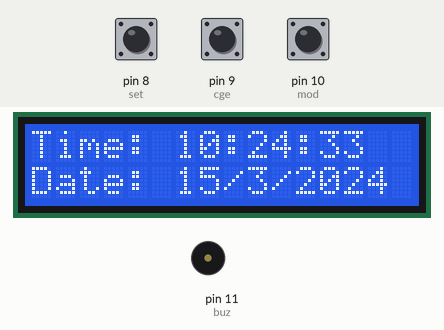
This sketch was run on a simulated Arduino Uno, built with avr-gcc and run on an emulated ATmega328P. Shown: 16×2 character LCD, buzzer (waves = sounding, pin HIGH). The inputs (shaded band) are chosen by the test bench; at power-on: pin 10 (mod) HIGH, pin 8 (set) HIGH, pin 9 (cge) HIGH. The local clock reads 2024-03-15 10:24:30 at power-on unless the sketch sets it; EEPROM starts erased.

Above: at 3.2 s.
3.3 s: pin 10 (mod) pulled LOW for 0.15 s
At 3.42 s:
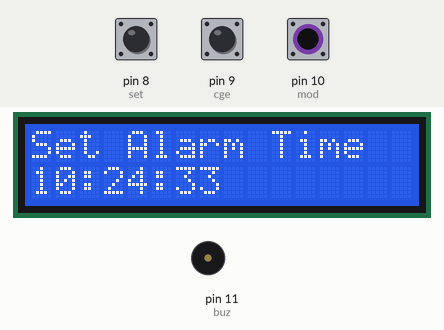
5.4 s: pin 8 (set) pulled LOW for 3.2 s
At 8.9 s:
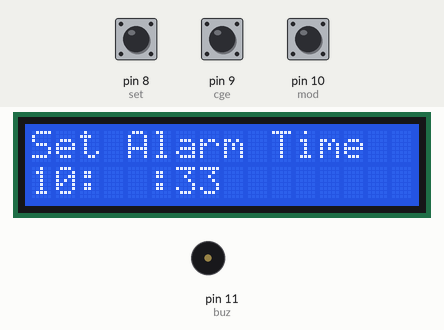
10.3 s: pin 8 (set) pulled LOW for 1 s
At 13.0 s:
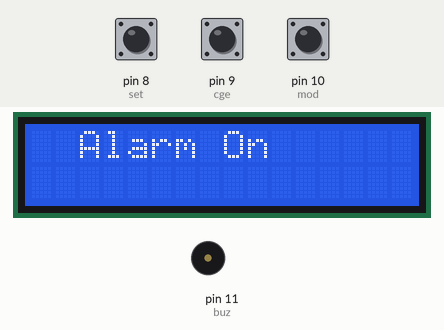
Timing chart, 0 to 23.3 s (numbered marks = the images above; inputs shaded):
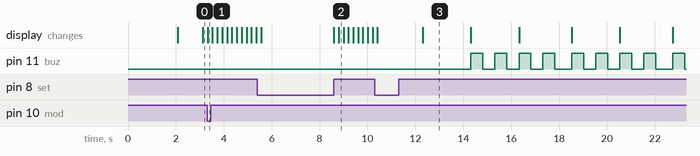

The sketch:

alarm_clock.ino
```cpp
#include <Wire.h>
#include<EEPROM.h>
#include <RTClib.h>
#include <LiquidCrystal.h>
LiquidCrystal lcd(2, 3, 4, 5, 6, 7);
RTC_DS1307 RTC;
int tmp,Inc,hor,mIn,add=11;
int set=8;
int cge=9;
int mod=10;
int off=0;
int hh = 0;
int mm = 0;
char hh1 = '#', hh2 = '#', mm1 = '#', mm2 = '#';
#define buz 11
int Hor,Min,Sec;
///////////////////////////////////////Function to adjust the time//////////////////////////////////
void time()
{

    int tmp=1,mins=0,hors=0,secs=0;
    while(tmp==1)
    {
     off=0;
     if(digitalRead(cge)==0)
     {
      Hor++;
      if(Hor==24)
      {
       Hor=0;
      }
     }
     lcd.clear();
     lcd.setCursor(0,0);
     lcd.print("Set Alarm Time ");

    lcd.setCursor(0,1);
    if(Hor<=9)
    lcd.print("0");
    lcd.print(Hor);
    lcd.print(":");
    lcd.print(Min);
    lcd.print(":");
    lcd.print(Sec);
    delay(200);
    lcd.setCursor(0,1);
    lcd.print("  ");
    lcd.print(":");
    lcd.print(Min);
    lcd.print(":");
    lcd.print(Sec);
    delay(200);
    if(digitalRead(set)==0)
    {
      hor=Hor;
      EEPROM.write(add++,hor);
     tmp=2;
     while(digitalRead(set)==0);
    }
    }

    while(tmp==2)
    {
     if(digitalRead(cge)==0)
     {
      Min++;
      if(Min==60)
      {Min=0;}
     }
    lcd.setCursor(0,1);
    lcd.print(Hor);
    lcd.print(":");
     if(Min<=9)
    lcd.print("0");
    lcd.print(Min);
    lcd.print(":");
    lcd.print(Sec);
    lcd.print("  ");
    delay(200);
     lcd.setCursor(0,1);
    lcd.print(Hor);
    lcd.print(":");
    lcd.print("  ");
    lcd.print(":");
    lcd.print(Sec);
    lcd.print("  ");
    delay(200);
      if(digitalRead(set)==0)
      {
       mIn=Min;
       EEPROM.write(add++, mIn);
       tmp=0;
       while(digitalRead(set)==0);
      }
    }
    off=1;
    delay(10);
}
///////////////////////////////////////////function to sound the buzzer//////////////////////////////////
void Buz()
{
  if(digitalRead(set)==0)
  off=0;
  if(off==1)
  {
   digitalWrite(buz,HIGH);
   delay(500);

   digitalWrite(buz, LOW);
   delay(500);
  }
}
//////////////////////////////////////////function to compare the alarm time with current RTC time//////////////////
void TimeCheck()
{
  int tem[17];
  for(int i=11;i<17;i++)
  {
    tem[i]=EEPROM.read(i);
  }
  if(Hor == tem[11] && Min == tem[12] && off==1 || (Hor == hh && Min == mm))
  {
   add=11;
   Buz();
   Buz();
   lcd.clear();
   lcd.print("alarm...........");
   lcd.setCursor(0,1);
   lcd.print("...........alarm");
   Buz();
   Buz();
    }
}
////////////////////////////////////////////////////////////setup///////////////////////////
void setup()
{
 Serial.begin(9600);
 Wire.begin();
 RTC.begin();
 lcd.begin(16,2);
 pinMode(cge, INPUT);
 pinMode(set, INPUT);
 pinMode(mod, INPUT);
 pinMode(buz, OUTPUT);
 digitalWrite(set, HIGH);
 digitalWrite(mod, HIGH);
 digitalWrite(cge, HIGH);

   lcd.setCursor(0,0);
   lcd.setCursor(0,1);
   lcd.print("  Alarm Clock  ");
   delay(2000);

 if(!RTC.isrunning())
 {
 RTC.adjust(DateTime(__DATE__,__TIME__));
 }
}
////////////////////////////////////////////////////////////loop/////////////////////////////////////
void loop()
{
   read_data();
//   Serial.println(digitalRead(mod));
   DateTime now = RTC.now();
   if(digitalRead(mod) == 0)
   {
    current();
    time();
    delay(1000);
    lcd.clear();
    lcd.setCursor(0,0);
    lcd.print("  Alarm On");
    delay(2000);
   }
 lcd.clear();
 lcd.setCursor(0,0);
 lcd.print("Time:");
 lcd.setCursor(6,0);
 Hor=now.hour(),DEC;
 if(Hor<=9)
 {
  lcd.print("0");
  lcd.print(Hor=now.hour(),DEC);
 }
 else
 lcd.print(Hor=now.hour(),DEC);
 lcd.print(":");
 Min=now.minute(),DEC;
 if(Min<=9)
 {
 lcd.print("0");
 lcd.print(Min=now.minute(),DEC);
 }
 else
 lcd.print(Min=now.minute(),DEC);

 lcd.print(":");
 Sec=now.second(),DEC;
 if(Sec<=9)
 {
  lcd.print("0");
  lcd.print(Sec=now.second(),DEC);
 }
 else
 lcd.print(Sec=now.second(),DEC);
 lcd.setCursor(0,1);
 lcd.print("Date: ");
 lcd.print(now.day(),DEC);
 lcd.print("/");
 lcd.print(now.month(),DEC);
 lcd.print("/");
 lcd.print(now.year(),DEC);
 TimeCheck();
 delay(200);
}
///////////////////////////////////////////////////////function to get current RTC time//////////////////////////////
void current()
{
  lcd.setCursor(0,1);
  lcd.print(Hor);
  lcd.print(":");
  lcd.print(Min);
  lcd.print(":");
  lcd.print(Sec);
}

void read_data()
{
  if(Serial.available() > 0)
  {
      char data = Serial.read();
    if(data >= '0' && data <= '9')
    {
      if(hh1 == '#')
      {
        hh1 = data;
      }
      else if(hh2 == '#')
      {
        hh2 = data;
      }
      else if(mm1 == '#')
      {
        mm1 = data;
      }
      else if(mm2 == '#')
      {
        mm2 = data;
      }
      if(hh1 != '#' && hh2 != '#' && mm1 != '#' && mm2 != '#')
      {
        hh = (hh1-'0')*10 + (hh2-'0');
        mm = (mm1-'0')*10 + (mm2-'0');
        Serial.print("hh1 ");
        Serial.println(hh1);
        Serial.print("hh2 ");
        Serial.println(hh2);
        Serial.print("mm1 ");
        Serial.println(mm1);
        Serial.print("mm2 ");
        Serial.println(mm2);
        Serial.print("\nhours\n");
        Serial.print(hh);
        Serial.print("\nminutes\n");
        Serial.print(mm);
        hh1 = '#';
        hh2 = '#';
        mm1 = '#';
        mm2 = '#';
      }
    }
  }
}
```

Measured:
- after the input at 3.3 s, the display: changes at once (image 1)
- after the input at 10.3 s, pin 11 (buz): LOW → HIGH after 4.0 s, then repeats every 4.2 s: LOW 0.50 s, HIGH 0.50 s, LOW 0.51 s, HIGH 0.50 s, LOW 0.50 s, HIGH 0.50 s, LOW 0.71 s, HIGH 0.50 s
